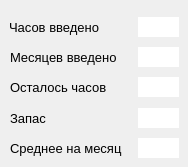
    <widget class="QWidget" name="tab">
     <attribute name="icon">
      <iconset>
       <normaloff>calc.png</normaloff>calc.png</iconset>
     </attribute>
     <attribute name="title">
      <string/>
     </attribute>
     <widget class="QLineEdit" name="averageVal">
      <property name="geometry">
       <rect>
        <x>138</x>
        <y>138</y>
        <width>41</width>
        <height>20</height>
       </rect>
      </property>
      <property name="maximumSize">
       <size>
        <width>113</width>
        <height>16777215</height>
       </size>
      </property>
      <property name="font">
       <font>
        <pointsize>10</pointsize>
       </font>
      </property>
      <property name="cursor">
       <cursorShape>ArrowCursor</cursorShape>
      </property>
      <property name="frame">
       <bool>false</bool>
      </property>
      <property name="readOnly">
       <bool>true</bool>
      </property>
     </widget>
     <widget class="QLineEdit" name="actualMonths">
      <property name="geometry">
       <rect>
        <x>138</x>
        <y>47</y>
        <width>41</width>
        <height>20</height>
       </rect>
      </property>
      <property name="maximumSize">
       <size>
        <width>113</width>
        <height>16777215</height>
       </size>
      </property>
      <property name="font">
       <font>
        <pointsize>10</pointsize>
       </font>
      </property>
      <property name="cursor">
       <cursorShape>ArrowCursor</cursorShape>
      </property>
      <property name="frame">
       <bool>false</bool>
      </property>
      <property name="readOnly">
       <bool>true</bool>
      </property>
     </widget>
     <widget class="QLabel" name="label_17">
      <property name="geometry">
       <rect>
        <x>10</x>
        <y>138</y>
        <width>121</width>
        <height>20</height>
       </rect>
      </property>
      <property name="font">
       <font>
        <pointsize>10</pointsize>
       </font>
      </property>
      <property name="text">
       <string>Среднее на месяц</string>
      </property>
      <property name="alignment">
       <set>Qt::AlignLeading|Qt::AlignLeft|Qt::AlignVCenter</set>
      </property>
     </widget>
     <widget class="QLineEdit" name="remainVal">
      <property name="geometry">
       <rect>
        <x>138</x>
        <y>77</y>
        <width>41</width>
        <height>20</height>
       </rect>
      </property>
      <property name="maximumSize">
       <size>
        <width>113</width>
        <height>16777215</height>
       </size>
      </property>
      <property name="font">
       <font>
        <pointsize>10</pointsize>
       </font>
      </property>
      <property name="cursor">
       <cursorShape>ArrowCursor</cursorShape>
      </property>
      <property name="frame">
       <bool>false</bool>
      </property>
      <property name="readOnly">
       <bool>true</bool>
      </property>
     </widget>
     <widget class="QLineEdit" name="actualSum">
      <property name="geometry">
       <rect>
        <x>138</x>
        <y>17</y>
        <width>41</width>
        <height>20</height>
       </rect>
      </property>
      <property name="maximumSize">
       <size>
        <width>113</width>
        <height>16777215</height>
       </size>
      </property>
      <property name="font">
       <font>
        <pointsize>10</pointsize>
       </font>
      </property>
      <property name="cursor">
       <cursorShape>ArrowCursor</cursorShape>
      </property>
      <property name="frame">
       <bool>false</bool>
      </property>
      <property name="readOnly">
       <bool>true</bool>
      </property>
      <property name="clearButtonEnabled">
       <bool>false</bool>
      </property>
     </widget>
     <widget class="QLabel" name="label_19">
      <property name="geometry">
       <rect>
        <x>10</x>
        <y>77</y>
        <width>121</width>
        <height>20</height>
       </rect>
      </property>
      <property name="font">
       <font>
        <pointsize>10</pointsize>
       </font>
      </property>
      <property name="text">
       <string>Осталось часов</string>
      </property>
      <property name="alignment">
       <set>Qt::AlignLeading|Qt::AlignLeft|Qt::AlignVCenter</set>
      </property>
     </widget>
     <widget class="QLabel" name="label_15">
      <property name="geometry">
       <rect>
        <x>10</x>
        <y>47</y>
        <width>121</width>
        <height>20</height>
       </rect>
      </property>
      <property name="font">
       <font>
        <pointsize>10</pointsize>
       </font>
      </property>
      <property name="layoutDirection">
       <enum>Qt::LeftToRight</enum>
      </property>
      <property name="text">
       <string>Месяцев введено</string>
      </property>
      <property name="alignment">
       <set>Qt::AlignLeading|Qt::AlignLeft|Qt::AlignVCenter</set>
      </property>
     </widget>
     <widget class="QLabel" name="label_14">
      <property name="geometry">
       <rect>
        <x>9</x>
        <y>17</y>
        <width>121</width>
        <height>20</height>
       </rect>
      </property>
      <property name="font">
       <font>
        <pointsize>10</pointsize>
       </font>
      </property>
      <property name="text">
       <string>Часов введено</string>
      </property>
      <property name="alignment">
       <set>Qt::AlignLeading|Qt::AlignLeft|Qt::AlignVCenter</set>
      </property>
     </widget>
     <widget class="QLineEdit" name="gapVal">
      <property name="geometry">
       <rect>
        <x>138</x>
        <y>108</y>
        <width>41</width>
        <height>20</height>
       </rect>
      </property>
      <property name="maximumSize">
       <size>
        <width>113</width>
        <height>16777215</height>
       </size>
      </property>
      <property name="font">
       <font>
        <pointsize>10</pointsize>
       </font>
      </property>
      <property name="cursor">
       <cursorShape>ArrowCursor</cursorShape>
      </property>
      <property name="text">
       <string/>
      </property>
      <property name="frame">
       <bool>false</bool>
      </property>
      <property name="readOnly">
       <bool>true</bool>
      </property>
     </widget>
     <widget class="QLabel" name="label_18">
      <property name="geometry">
       <rect>
        <x>10</x>
        <y>108</y>
        <width>121</width>
        <height>20</height>
       </rect>
      </property>
      <property name="font">
       <font>
        <pointsize>10</pointsize>
       </font>
      </property>
      <property name="text">
       <string>Запас</string>
      </property>
      <property name="alignment">
       <set>Qt::AlignLeading|Qt::AlignLeft|Qt::AlignVCenter</set>
      </property>
     </widget>
    </widget>
